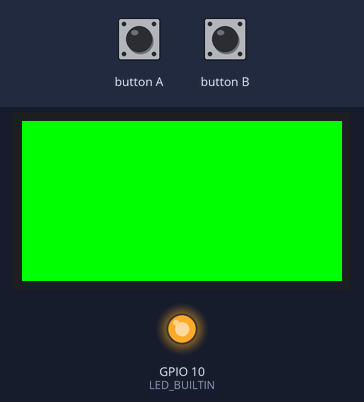
Recording of a sketch running on a simulated ESP32-S3. On the bench: 160×80 colour display, output pins drawn as LEDs (lit = HIGH). The inputs (shaded band) are chosen by the test bench.

Above: at 1.3 s.
1.4 s: button A pressed for 0.15 s
At 1.51 s:
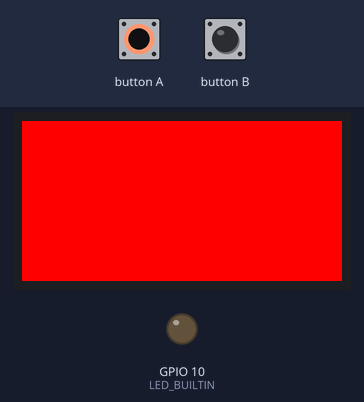
Timing chart, 0 to 4.4 s (numbered marks = the images above; inputs shaded):
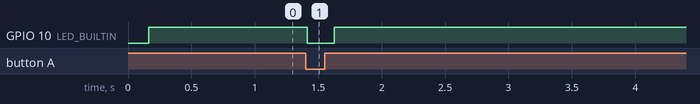

Measured:
- after the input at 1.4 s, GPIO 10 (LED_BUILTIN): HIGH → LOW at once, → HIGH 0.21 s later

The sketch:

Blink.ino
```cpp
#include <M5StickC.h>

// https://github.com/nayzawoo/esp-tests/blob/main/NOTE.md#pinmap
int LED_BUILTIN = 10; // m5stickc use GPIO10

void setup(void) {
  M5.begin();
  M5.Axp.ScreenBreath(10); // 7-12
  M5.Lcd.setRotation(3);

  pinMode(LED_BUILTIN, OUTPUT);
  reset();
}

void reset() {
  M5.Lcd.fillScreen(GREEN);
  digitalWrite(LED_BUILTIN, HIGH);
}

void blink() {
  M5.Lcd.fillScreen(RED);
  digitalWrite(LED_BUILTIN, LOW);

  // reset
  delay(200);
  reset();
}

void loop() {
  M5.update();
  if (M5.BtnA.wasPressed()) {
    blink();
  }
}
```
